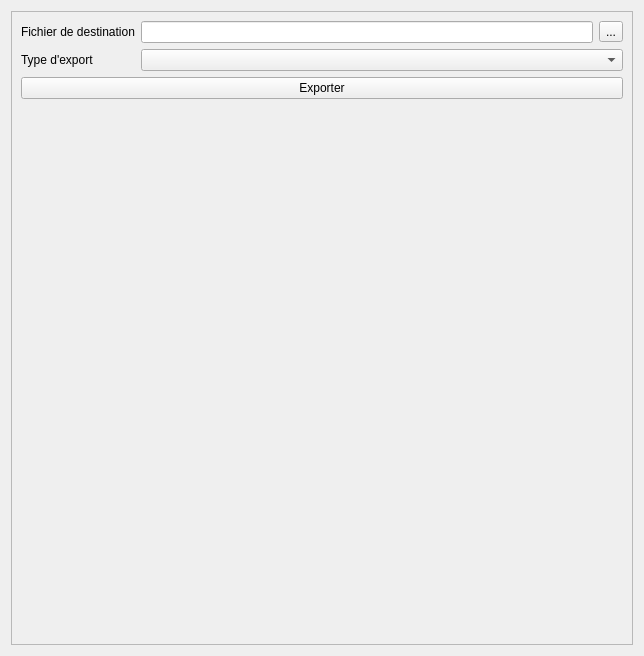
<?xml version="1.0" encoding="UTF-8"?>
<ui version="4.0">
 <class>Form</class>
 <widget class="QWidget" name="Form">
  <property name="geometry">
   <rect>
    <x>0</x>
    <y>0</y>
    <width>644</width>
    <height>656</height>
   </rect>
  </property>
  <property name="windowTitle">
   <string>Form</string>
  </property>
  <layout class="QVBoxLayout" name="verticalLayout">
   <item>
    <widget class="QFrame" name="frame">
     <property name="frameShape">
      <enum>QFrame::StyledPanel</enum>
     </property>
     <property name="frameShadow">
      <enum>QFrame::Raised</enum>
     </property>
     <layout class="QGridLayout" name="gridLayout">
      <item row="0" column="1">
       <widget class="QLineEdit" name="lineEdit_nom"/>
      </item>
      <item row="0" column="0">
       <widget class="QLabel" name="label">
        <property name="text">
         <string>Fichier de destination</string>
        </property>
       </widget>
      </item>
      <item row="3" column="0">
       <spacer name="verticalSpacer">
        <property name="orientation">
         <enum>Qt::Vertical</enum>
        </property>
        <property name="sizeHint" stdset="0">
         <size>
          <width>20</width>
          <height>40</height>
         </size>
        </property>
       </spacer>
      </item>
      <item row="1" column="0">
       <widget class="QLabel" name="label_2">
        <property name="text">
         <string>Type d'export</string>
        </property>
       </widget>
      </item>
      <item row="0" column="2">
       <widget class="QToolButton" name="toolButton_filechooser">
        <property name="text">
         <string>...</string>
        </property>
       </widget>
      </item>
      <item row="1" column="1" colspan="2">
       <widget class="QComboBox" name="comboBox_type"/>
      </item>
      <item row="2" column="0" colspan="3">
       <widget class="QPushButton" name="pushButton_export">
        <property name="text">
         <string>Exporter</string>
        </property>
       </widget>
      </item>
     </layout>
    </widget>
   </item>
  </layout>
 </widget>
 <resources/>
 <connections/>
</ui>
